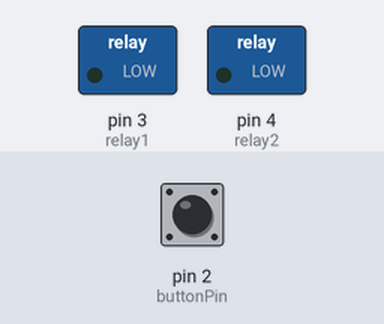
This sketch was run on a simulated Arduino Uno, built with avr-gcc and run on an emulated ATmega328P. On the bench: switched loads named in the sketch (green lamp = pin HIGH). Dashed ring = blinking. The test bench sets the inputs (shaded band); at power-on: pin 2 (buttonPin) HIGH. What the sketch prints to the serial monitor is not drawn.

Above: at 4.8 s.
4.9 s: pin 2 (buttonPin) pulled LOW for 2.35 s
At 6.1 s:
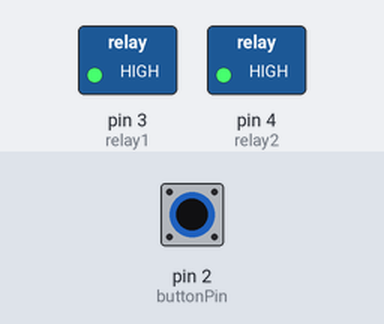
At 8.0 s:
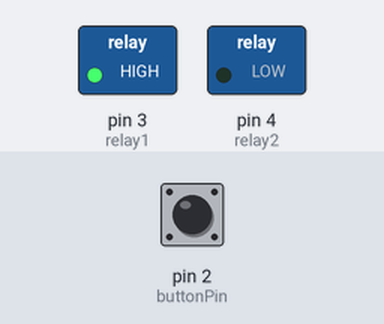
8.9 s: pin 2 (buttonPin) pulled LOW for 2.35 s
At 12.5 s:
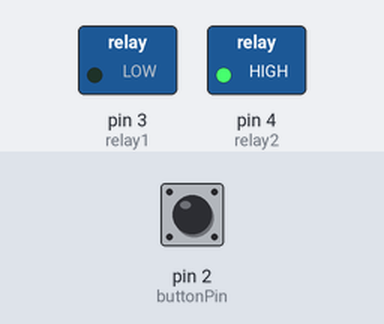
Timing chart, 0 to 14.0 s (numbered marks = the images above; inputs shaded):
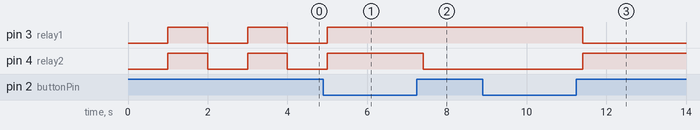

The sketch:

el_wire_costume.ino
```cpp
const int relay1 = 3;
const int relay2 = 4;
const int buttonPin = 2;

int buttonState = 0;
int buttoncounter = 0;

void setup() {
  Serial.begin(9600);
  pinMode(relay1, OUTPUT);
  pinMode(relay2, OUTPUT);
  pinMode(buttonPin, INPUT);
}

void loop(){
  buttonState = digitalRead(buttonPin);

  if (buttonState == LOW) {
    Serial.println("here");
    buttoncounter++;
    delay(100);
    while (buttonState == LOW){
      buttonState = digitalRead(buttonPin);
      Serial.println("loop");
      delay(100);
    }
  }
  Serial.println(buttoncounter);
  switch (buttoncounter % 6){
   case 0:
     digitalWrite(relay1, LOW);
     digitalWrite(relay2, LOW);
     delay(1000);
     digitalWrite(relay1, HIGH);
     digitalWrite(relay2, HIGH);
     delay(1000);
     break;
   case 1:
     digitalWrite(relay1, HIGH);
     digitalWrite(relay2, LOW);
     break;
   case 2:
     digitalWrite(relay1, LOW);
     digitalWrite(relay2, HIGH);
     break;
   case 3:
     digitalWrite(relay1, HIGH);
     digitalWrite(relay2, HIGH);
     break;
   case 4:
     digitalWrite(relay1, LOW);
     digitalWrite(relay2, LOW);
     delay(3000);
     digitalWrite(relay1, HIGH);
     digitalWrite(relay2, HIGH);
     delay(3000);
     break;
   case 5:
     digitalWrite(relay1, LOW);
     digitalWrite(relay2, LOW);
     break;
  }
}
```

Measured:
- after the input at 4.9 s, pin 3 (relay1): goes on until 5.0 s, then stays HIGH
- after the input at 8.9 s, pin 3 (relay1): HIGH → LOW after 2.5 s; pin 4 (relay2): LOW → HIGH after 2.5 s
- by itself, pin 3 (relay1), pin 4 (relay2): alternates HIGH for 1.0 s and LOW for 1.0 s
